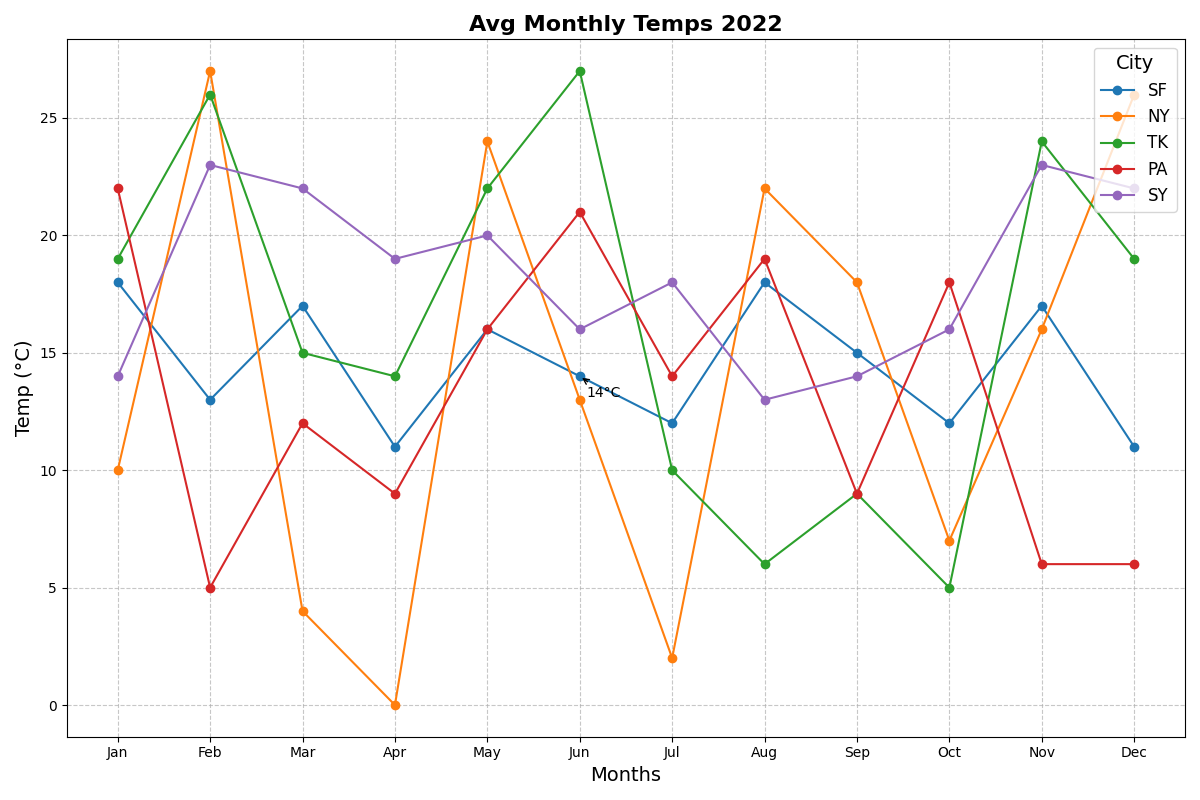

Generate this figure with Python:
import matplotlib.pyplot as plt
import numpy as np

# Months
months = np.array([
    'Jan', 'Feb', 'Mar', 'Apr', 'May', 'Jun', 
    'Jul', 'Aug', 'Sep', 'Oct', 'Nov', 'Dec'
])

# Temperatures in °C
sf_temps = np.array([18, 13, 17, 11, 16, 14, 12, 18, 15, 12, 17, 11])
ny_temps = np.array([10, 27, 4, 0, 24, 13, 2, 22, 18, 7, 16, 26])
tk_temps = np.array([19, 26, 15, 14, 22, 27, 10, 6, 9, 5, 24, 19])
pa_temps = np.array([22, 5, 12, 9, 16, 21, 14, 19, 9, 18, 6, 6])
sy_temps = np.array([14, 23, 22, 19, 20, 16, 18, 13, 14, 16, 23, 22])

# Create the plot
fig, ax = plt.subplots(figsize=(12, 8))

# Plot each city's data
ax.plot(months, sf_temps, label='SF', color='tab:blue', marker='o', linestyle='-')
ax.plot(months, ny_temps, label='NY', color='tab:orange', marker='o', linestyle='-')
ax.plot(months, tk_temps, label='TK', color='tab:green', marker='o', linestyle='-')
ax.plot(months, pa_temps, label='PA', color='tab:red', marker='o', linestyle='-')
ax.plot(months, sy_temps, label='SY', color='tab:purple', marker='o', linestyle='-')

# Title and labels
ax.set_title('Avg Monthly Temps 2022', fontsize=16, fontweight='bold')
ax.set_xlabel('Months', fontsize=14)
ax.set_ylabel('Temp (°C)', fontsize=14)

# Add a legend
ax.legend(title='City', fontsize=12, title_fontsize=14, loc='upper right')

# Customize grid
ax.grid(True, linestyle='--', alpha=0.7)

# Annotate specific points
for (month, temp_sf) in zip(months, sf_temps):
    if temp_sf in [14, 22]:
        ax.annotate(f'{temp_sf}°C', xy=(month, temp_sf), xytext=(5, -15), 
                    textcoords='offset points', arrowprops=dict(arrowstyle='->', lw=1))

# Adjust layout
plt.tight_layout()

# Show the plot
plt.show()
